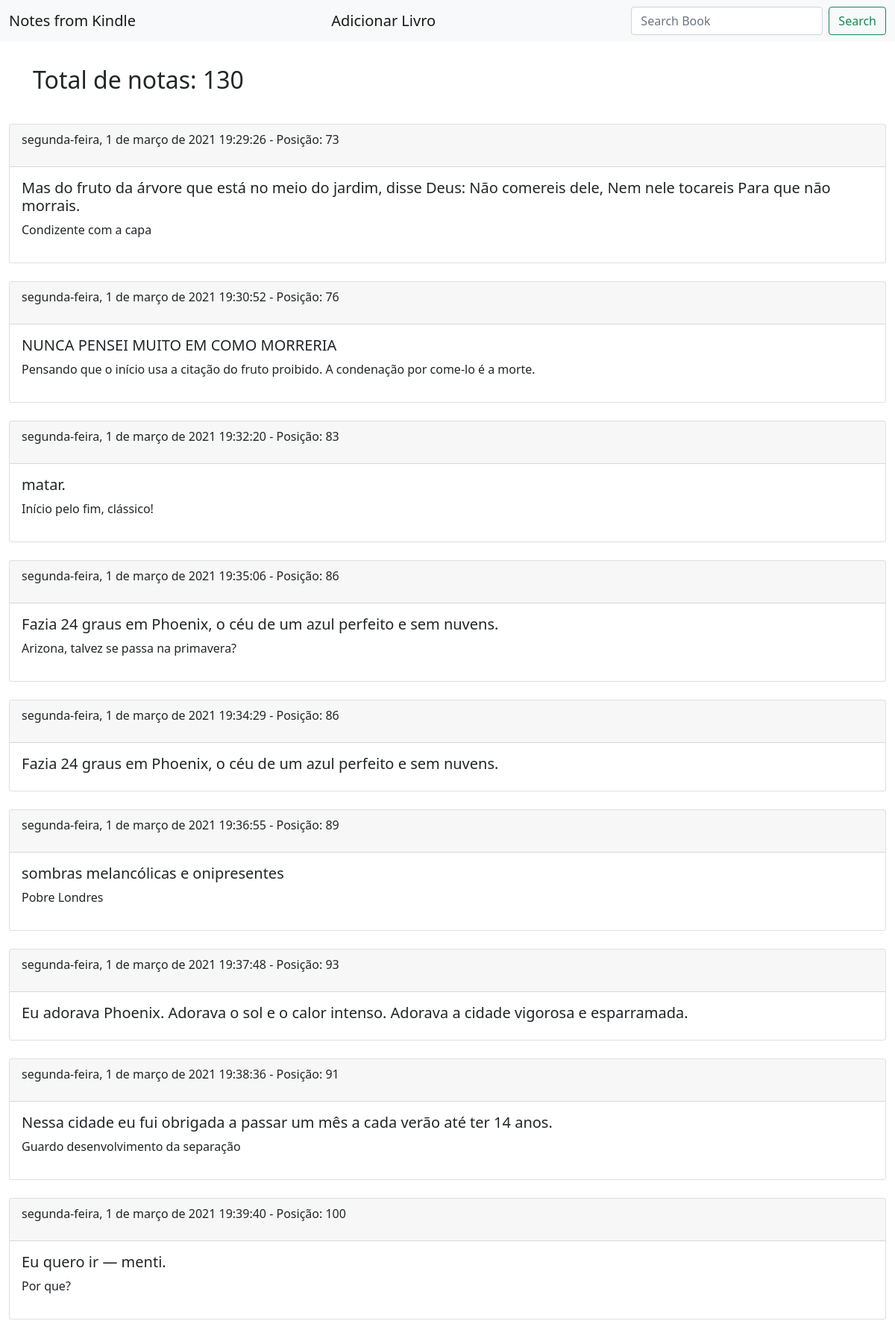
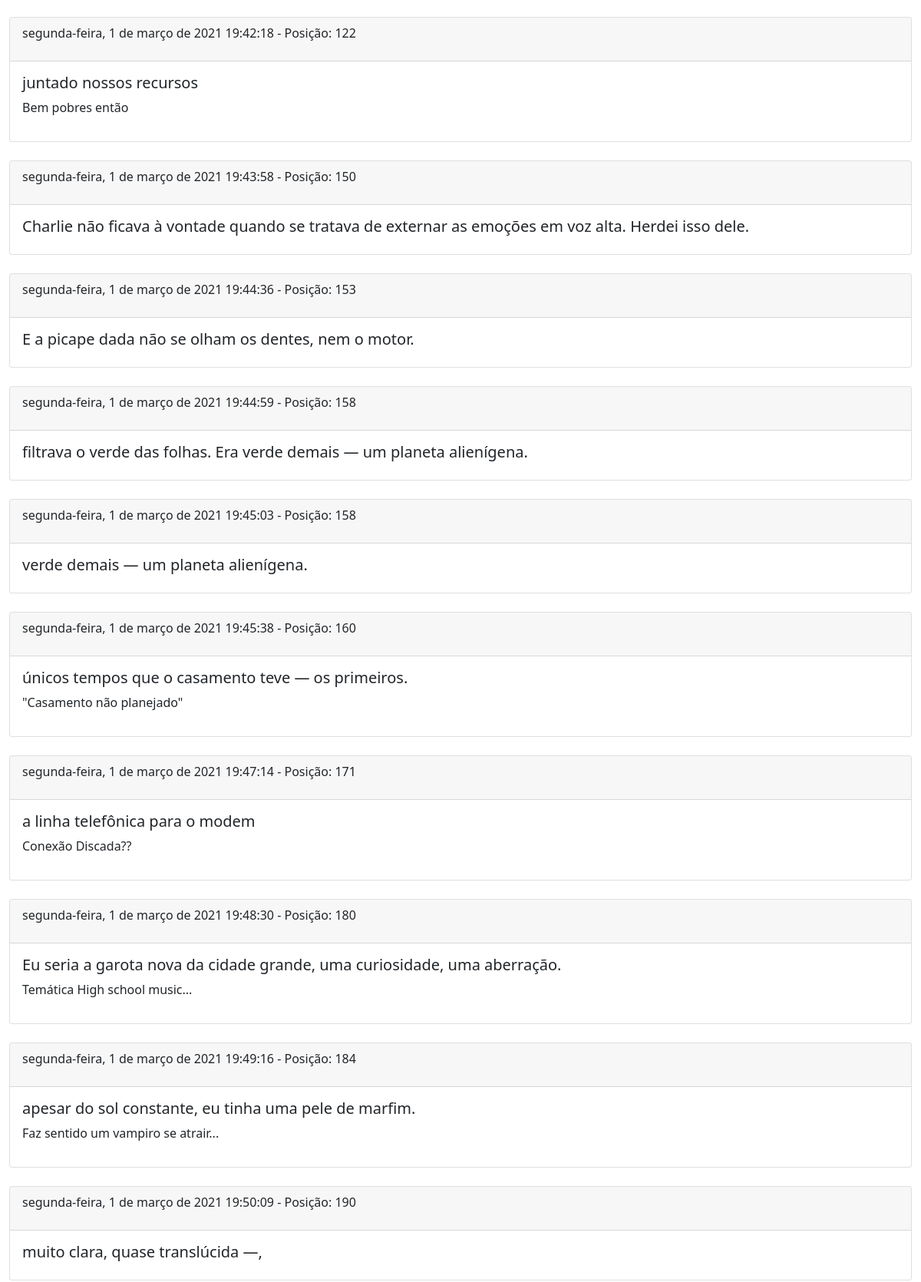
The page /book-notes/37 (upper part) on the database its author committed (2 pictures, top to bottom).
### notes/models.py (models this page shows, shortened)
class Note(models.Model):
    posicao_inicial = models.IntegerField()
    posicao_final = models.IntegerField()
    destaque = models.TextField()
    data = models.CharField(max_length=200)
    nota = models.TextField(null=True)
    book = models.ForeignKey('Book', on_delete=models.CASCADE, default=0)

### notes/views.py (the view)
# urls.py: path('book-notes/<int:book>', BookNotesListView.as_view(), name='notas-livro'),
class BookNotesListView(ListView):
    model = Note
    template_name = 'notas_livro.html'
    def get_queryset(self):
        return Note.objects.filter(
            book = self.kwargs['book']
        )

### templates/notas_livro.html
{% extends 'base.html' %}
{% block content %}
    <div class="row justify-content-center">
        <div class="col align-self-center">
            <h2>Total de notas: {{object_list.count}}</h2>
        </div>
    </div>
        {% for note in object_list %}
                <div class="card">
                    <div class="card-header">
                        <p>{{note.data}} -  Posição: {{note.posicao_inicial}}</p>
                    </div>
                    <div class="card-body">
                        <h5>{{note.destaque}}</h5>
                        {% if note.nota not in 'Esse destaque não possui nota'%}
                            <p>{{note.nota}}</p>
                        {% endif %}
                    </div>
                </div>
            <br>
        {% endfor %}
{% endblock content %}

### static/css/base.css (style rules this page uses)
.row { padding: 2rem; }
.card { height: 100%; }

### rows shown on the page
Note: data "segunda-feira, 1 de março de 2021 19:29:26", posicao_inicial "73", destaque "Mas do fruto da árvore que está no meio do jardim, disse Deus: Não comereis dele, Nem nele tocareis Para que não morrais.", nota "Condizente com a capa"
Note: data "segunda-feira, 1 de março de 2021 19:30:52", posicao_inicial "76", destaque "NUNCA PENSEI MUITO EM COMO MORRERIA", nota "Pensando que o início usa a citação do fruto proibido. A condenação por come-lo é a morte."
Note: data "segunda-feira, 1 de março de 2021 19:32:20", posicao_inicial "83", destaque "matar.", nota "Início pelo fim, clássico!"
Note: data "segunda-feira, 1 de março de 2021 19:35:06", posicao_inicial "86", destaque "Fazia 24 graus em Phoenix, o céu de um azul perfeito e sem nuvens.", nota "Arizona, talvez se passa na primavera?"
Note: data "segunda-feira, 1 de março de 2021 19:34:29", posicao_inicial "86", destaque "Fazia 24 graus em Phoenix, o céu de um azul perfeito e sem nuvens."
Note: data "segunda-feira, 1 de março de 2021 19:36:55", posicao_inicial "89", destaque "sombras melancólicas e onipresentes", nota "Pobre Londres"
Note: data "segunda-feira, 1 de março de 2021 19:37:48", posicao_inicial "93", destaque "Eu adorava Phoenix. Adorava o sol e o calor intenso. Adorava a cidade vigorosa e esparramada."
Note: data "segunda-feira, 1 de março de 2021 19:38:36", posicao_inicial "91", destaque "Nessa cidade eu fui obrigada a passar um mês a cada verão até ter 14 anos.", nota "Guardo desenvolvimento da separação"
Note: data "segunda-feira, 1 de março de 2021 19:39:40", posicao_inicial "100", destaque "Eu quero ir — menti.", nota "Por que?"
Note: data "segunda-feira, 1 de março de 2021 19:42:18", posicao_inicial "122", destaque "juntado nossos recursos", nota "Bem pobres então"
Note: data "segunda-feira, 1 de março de 2021 19:43:58", posicao_inicial "150", destaque "Charlie não ficava à vontade quando se tratava de externar as emoções em voz alta. Herdei isso dele."
Note: data "segunda-feira, 1 de março de 2021 19:44:36", posicao_inicial "153", destaque "E a picape dada não se olham os dentes, nem o motor."
Note: data "segunda-feira, 1 de março de 2021 19:44:59", posicao_inicial "158", destaque "filtrava o verde das folhas. Era verde demais — um planeta alienígena."
Note: data "segunda-feira, 1 de março de 2021 19:45:03", posicao_inicial "158", destaque "verde demais — um planeta alienígena."
Note: data "segunda-feira, 1 de março de 2021 19:45:38", posicao_inicial "160", destaque "únicos tempos que o casamento teve — os primeiros.", nota "\"Casamento não planejado\""
Note: data "segunda-feira, 1 de março de 2021 19:47:14", posicao_inicial "171", destaque "a linha telefônica para o modem", nota "Conexão Discada??"
Note: data "segunda-feira, 1 de março de 2021 19:48:30", posicao_inicial "180", destaque "Eu seria a garota nova da cidade grande, uma curiosidade, uma aberração.", nota "Temática High school music..."
Note: data "segunda-feira, 1 de março de 2021 19:49:16", posicao_inicial "184", destaque "apesar do sol constante, eu tinha uma pele de marfim.", nota "Faz sentido um vampiro se atrair..."
Note: data "segunda-feira, 1 de março de 2021 19:50:09", posicao_inicial "190", destaque "muito clara, quase translúcida —,"

### other values the page prints
{{ object_list.count }} "130"
